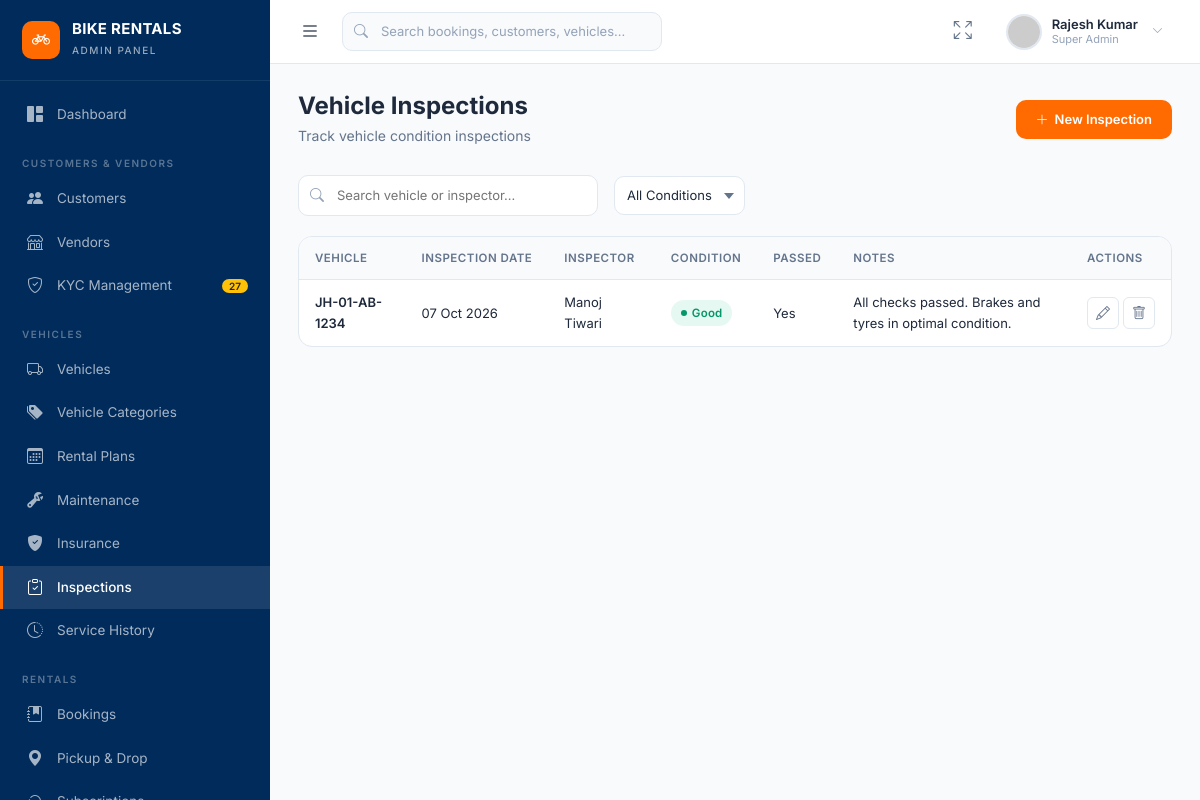
The page /maintenance/inspections/ on the database its author committed.
### myapp/models.py (models this page shows, shortened)
class InspectionRecord(models.Model):
    CONDITION_CHOICES = [
        ("Excellent", "Excellent"),
        ("Good", "Good"),
        ("Fair", "Fair"),
        ("Poor", "Poor"),
    ]
    inspection_id = models.CharField(max_length=20, unique=True, blank=True)
    vehicle = models.ForeignKey(Vehicle, on_delete=models.CASCADE, related_name="inspections")
    inspector_name = models.CharField(max_length=100)
    inspection_date = models.DateField(default=timezone.now)
    overall_condition = models.CharField(max_length=20, choices=CONDITION_CHOICES, default="Good")
    odometer_reading = models.PositiveIntegerField(default=0)
    brakes_ok = models.BooleanField(default=True)
    tyres_ok = models.BooleanField(default=True)
    lights_ok = models.BooleanField(default=True)
    battery_ok = models.BooleanField(default=True)
    passed = models.BooleanField(default=True)
    notes = models.TextField(blank=True)
    class Meta:
        ordering = ["-inspection_date"]

class Vehicle(models.Model):
    FUEL_CHOICES = [
        ("Petrol", "Petrol"),
        ("Electric", "Electric"),
        ("Diesel", "Diesel"),
    ]
    STATUS_CHOICES = [
        ("Available", "Available"),
        ("Rented", "Rented"),
        ("Reserved", "Reserved"),
        ("Maintenance", "Maintenance"),
        ("Inactive", "Inactive"),
    ]
    vehicle_id = models.CharField(max_length=20, unique=True, blank=True)
    vehicle_number = models.CharField(max_length=50, unique=True)
    brand = models.CharField(max_length=100)
    model = models.CharField(max_length=100)
    category = models.ForeignKey(VehicleCategory, on_delete=models.SET_NULL, null=True, related_name="vehicles")
    fuel_type = models.CharField(max_length=20, choices=FUEL_CHOICES, default="Petrol")
    battery_capacity_or_engine = models.CharField(max_length=50, default="110cc")
    range_km = models.PositiveIntegerField(default=120)
    current_location = models.ForeignKey(Location, on_delete=models.SET_NULL, null=True, blank=True, related_name="vehicles")
    franchise = models.ForeignKey(Franchise, on_delete=models.SET_NULL, null=True, blank=True, related_name="vehicles")
    rental_price_per_hour = models.DecimalField(max_digits=8, decimal_places=2, default=60)
    rental_price_per_day = models.DecimalField(max_digits=8, decimal_places=2, default=450)
    rental_price_per_week = models.DecimalField(max_digits=8, decimal_places=2, default=2700)
    rental_price_per_month = models.DecimalField(max_digits=8, decimal_places=2, default=8500)
    security_deposit = models.DecimalField(max_digits=8, decimal_places=2, default=1000)
    availability_status = models.CharField(max_length=30, choices=STATUS_CHOICES, default="Available")
    odometer_reading = models.PositiveIntegerField(default=5000)
    fuel_or_battery_level = models.PositiveIntegerField(default=100)
    color = models.CharField(max_length=50, default="Black")
    registration_year = models.PositiveIntegerField(default=2024)
    vehicle_type = models.CharField(max_length=50, default="Scooter", blank=True)
    engine_number = models.CharField(max_length=100, blank=True)
    engine_capacity = models.CharField(max_length=50, blank=True)
    chassis_number = models.CharField(max_length=100, blank=True)
    delivery_charge = models.DecimalField(max_digits=8, decimal_places=2, default=100)
    late_return_fee = models.DecimalField(max_digits=8, decimal_places=2, default=100)
    insurance_policy_number = models.CharField(max_length=100, blank=True)
    insurance_provider = models.CharField(max_length=150, blank=True)
    insurance_start_date = models.DateField(null=True, blank=True)
    insurance_expiry_date = models.DateField(null=True, blank=True)
    registration_date = models.DateField(null=True, blank=True)
    rc_expiry_date = models.DateField(null=True, blank=True)
    fitness_valid_until = models.DateField(null=True, blank=True)
    image = models.TextField(blank=True, null=True)
    images = models.JSONField(default=list, blank=True)
    image_front = models.TextField(blank=True, null=True, verbose_name="Front View Image")
    image_side = models.TextField(blank=True, null=True, verbose_name="Side View Image")
    image_back = models.TextField(blank=True, null=True, verbose_name="Back View Image")
    image_dashboard = models.TextField(blank=True, null=True, verbose_name="Dashboard Image")
    is_active = models.BooleanField(default=True)
    created_at = models.DateTimeField(default=timezone.now)
    class Meta:
        ordering = ["-id"]

### myapp/views.py (the view, shortened to what this page needs)
# urls.py: path('maintenance/inspections/', views.maintenance_inspections, name='admin_inspections'),
def maintenance_inspections(request):
    inspections = InspectionRecord.objects.select_related("vehicle").all()
    search = request.GET.get("search", "")
    condition = request.GET.get("condition", "")
    if search:
        inspections = inspections.filter(
            Q(vehicle__vehicle_number__icontains=search) |
            Q(inspector_name__icontains=search)
        )
    if condition:
        inspections = inspections.filter(overall_condition=condition)
    vehicles = Vehicle.objects.all()
    return render(request, "admin/maintenance/inspections.html", {"inspections": inspections, "vehicles": vehicles})

### myapp/templates/admin/maintenance/inspections.html (shortened to what this page needs)
{% extends "admin/base.html" %}
{% block content %}
<div class="page-header d-flex align-items-center justify-content-between flex-wrap gap-2">
    <div><h1>Vehicle Inspections</h1><p>Track vehicle condition inspections</p></div>
    <div class="page-header-actions"><button class="btn-primary-custom" data-bs-toggle="modal" data-bs-target="#addInspectionModal"><i class="bi bi-plus-lg"></i> New Inspection</button></div>
</div>
<div class="filter-bar">
    <form method="GET" class="d-flex w-100 gap-3 align-items-center flex-wrap" id="filterForm">
        <div class="filter-search flex-grow-1" style="max-width: 300px;">
            <i class="bi bi-search"></i>
            <input type="text" name="search" placeholder="Search vehicle or inspector..." value="{{ request.GET.search }}">
        </div>
        <select name="condition" class="form-select" style="width: auto;" onchange="document.getElementById('filterForm').submit()">
            <option value="">All Conditions</option>
        </select>
    </form>
</div>
<div class="panel-card">
    <div class="admin-table-wrapper">
        <table class="admin-table">
            <thead><tr><th>Vehicle</th><th>Inspection Date</th><th>Inspector</th><th>Condition</th><th>Passed</th><th>Notes</th><th>Actions</th></tr></thead>
            <tbody>
                {% for i in inspections %}
                <tr>
                    <td class="cell-bold">{{ i.vehicle.vehicle_number }}</td>
                    <td>{{ i.inspection_date|date:"d M Y" }}</td>
                    <td>{{ i.inspector_name }}</td>
                    <td><span class="status-badge badge-active">{{ i.overall_condition }}</span></td>
                    <td>{{ i.passed|yesno:"Yes,No" }}</td>
                    <td>{{ i.notes }}</td>
                    <td><div class="d-flex gap-1"><button class="btn-sm-action" onclick="openEditModal('inspection', '{{ i.id }}')"><i class="bi bi-pencil"></i></button><button class="btn-sm-action danger" data-bs-toggle="modal" data-bs-target="#confirmActionModal" data-action="delete" data-url="/api/inspections/{{ i.id }}/"><i class="bi bi-trash"></i></button></div></td>
                </tr>
                {% endfor %}
            </tbody>
        </table>
    </div>
</div>
{% endblock %}

### rows shown on the page
InspectionRecord: vehicle.vehicle_number "JH-01-AB-1234", inspection_date "07 Oct 2026", inspector_name "Manoj Tiwari", overall_condition "Good", passed "Yes", notes "All checks passed. Brakes and tyres in optimal condition."
